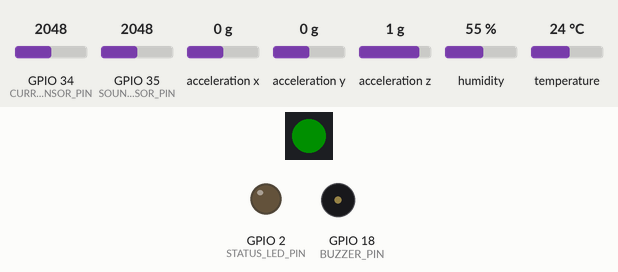
Recording of a sketch running on a simulated ESP32. Parts: 1 RGB LEDs in strip order, left to right, output pins drawn as LEDs (lit = HIGH), buzzer (waves = sounding, pin HIGH). Inputs (shaded band) come from the test bench; at power-on: GPIO 34 (CURRENT_SENSOR_PIN) = 2048, GPIO 35 (SOUND_SENSOR_PIN) = 2048, acceleration x 0 g, acceleration y 0 g, acceleration z 1 g, humidity 55 %, temperature 24 °C (analog values on the 0–4095 scale). Dim RGB values are drawn brighter than linear; WiFi joins after 1.5 s; servers stay silent unless stated; random numbers use the default seed unless the sketch sets one; no MQTT or app messages arrive unless stated; what the sketch prints to the serial monitor is not drawn.

Above: at 4.2 s.
4.3 s: GPIO 34 (CURRENT_SENSOR_PIN) set to 632
6.4 s: GPIO 34 (CURRENT_SENSOR_PIN) set to 529
At 7.6 s:
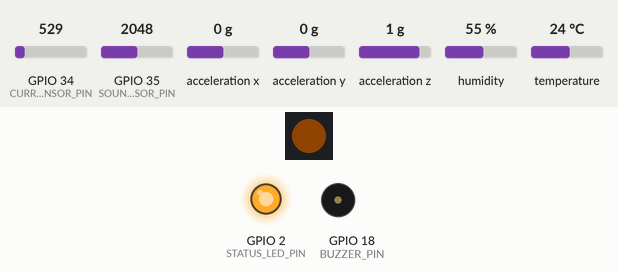
8.7 s: GPIO 34 (CURRENT_SENSOR_PIN) set to 1228
At 10.4 s:
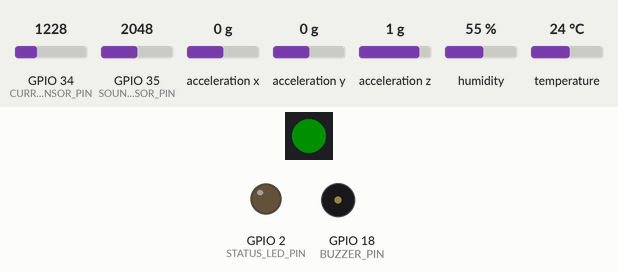
10.7 s: GPIO 34 (CURRENT_SENSOR_PIN) set to 122
At 11.9 s:
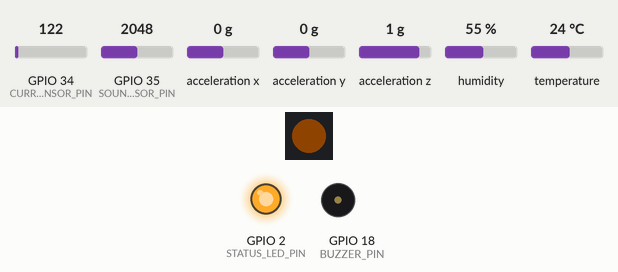
Timing chart, 0 to 13.7 s (numbered marks = the images above; inputs shaded):
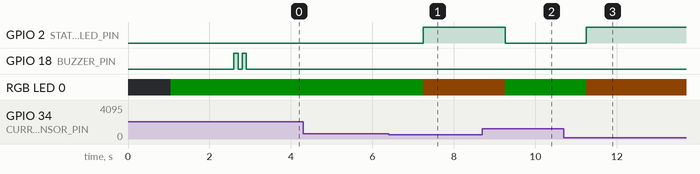

Measured:
- the behaviour switches between 574 and 573 on GPIO 34 (CURRENT_SENSOR_PIN) (found by bisection; images 0 and 1)
- after the input at 4.3 s, every drawn part: stays the same
- after the input at 6.4 s, GPIO 2 (STATUS_LED_PIN): LOW → HIGH after 0.85 s; RGB LED 0: RGB(0, 15, 0) → RGB(15, 7, 0) after 0.85 s
- after the input at 8.7 s, GPIO 2 (STATUS_LED_PIN): HIGH → LOW after 0.56 s; RGB LED 0: RGB(15, 7, 0) → RGB(0, 15, 0) after 0.56 s
- after the input at 10.7 s, GPIO 2 (STATUS_LED_PIN): LOW → HIGH after 0.55 s; RGB LED 0: RGB(0, 15, 0) → RGB(15, 7, 0) after 0.55 s

The sketch:

main.ino
```cpp
/*
 * ESP32 Digital Twin Industrial Monitor — Firmware
 * ═══════════════════════════════════════════════════════════════════════
 * Author      : Kushagra Bansal — Project Lab India
 * GitHub      : github.com/kushagrabansal-IOT
 * Repository  : ESP32-Digital-Twin-Industrial-Monitor
 *
 * Description :
 *   Industrial-grade firmware for ESP32 that continuously reads multi-sensor
 *   data from a physical machine and publishes JSON telemetry to an MQTT
 *   broker every 2 seconds. A Python Digital Twin Engine subscribes to this
 *   stream, maintains a real-time virtual replica of the physical machine,
 *   detects anomalies, and exposes REST + WebSocket APIs for dashboards.
 *
 * Hardware Required:
 *   • ESP32 DevKit V1 (any 38-pin or 30-pin variant)
 *   • ADXL345 3-axis accelerometer   → I2C: SDA=GPIO21, SCL=GPIO22
 *   • DHT22 temperature/humidity     → GPIO4
 *   • ACS712-30A current sensor      → GPIO34 (ADC1_CH6)
 *   • Sound level sensor (MAX4466)   → GPIO35 (ADC1_CH7)
 *   • WS2812B RGB LED (status)       → GPIO5
 *   • Active buzzer                  → GPIO18
 *
 * Libraries (install via Arduino IDE Library Manager):
 *   • PubSubClient v2.8.0            (MQTT)
 *   • ArduinoJson v6.21.3            (JSON serialisation)
 *   • Adafruit ADXL345 v1.3.2        (accelerometer)
 *   • DHT sensor library v1.4.4      (temperature/humidity)
 *   • Adafruit NeoPixel v1.11.0      (RGB LED)
 *
 * MQTT Topics Published:
 *   dt/machine/PLI-M001/telemetry    → full sensor JSON every 2s
 *   dt/machine/PLI-M001/heartbeat   → device health every 30s
 *   dt/machine/PLI-M001/alert       → anomaly alert (on detection)
 *
 * MQTT Topics Subscribed:
 *   dt/machine/PLI-M001/command     → commands from Digital Twin Engine
 *
 * Commands:
 *   git clone https://github.com/kushagrabansal-IOT/ESP32-Digital-Twin-Industrial-Monitor
 *   Open firmware/main.ino in Arduino IDE
 *   Set WIFI_SSID, WIFI_PASSWORD, MQTT_SERVER below
 *   Board: ESP32 Dev Module | Flash: 4MB | Upload Speed: 921600
 *   Upload → Open Serial Monitor @ 115200 baud
 * ═══════════════════════════════════════════════════════════════════════
 */

#include <WiFi.h>
#include <PubSubClient.h>
#include <ArduinoJson.h>
#include <Wire.h>
#include <Adafruit_ADXL345_U.h>
#include <DHT.h>
#include <Adafruit_NeoPixel.h>

// ── CONFIGURATION ──────────────────────────────────────────────────────
#define WIFI_SSID           "YOUR_WIFI_SSID"
#define WIFI_PASSWORD       "YOUR_WIFI_PASSWORD"
#define MQTT_SERVER         "192.168.1.100"     // IP of Raspberry Pi / server
#define MQTT_PORT           1883
#define MQTT_USER           ""                  // Leave empty if no auth
#define MQTT_PASS           ""
#define MACHINE_ID          "PLI-M001"
#define FIRMWARE_VERSION    "1.2.0"

// ── PIN DEFINITIONS ────────────────────────────────────────────────────
#define DHT_PIN             4
#define DHT_TYPE            DHT22
#define CURRENT_SENSOR_PIN  34
#define SOUND_SENSOR_PIN    35
#define LED_PIN             5
#define LED_COUNT           1
#define BUZZER_PIN          18
#define STATUS_LED_PIN      2     // Built-in LED

// ── MQTT TOPICS ────────────────────────────────────────────────────────
const char* TOPIC_TELEMETRY  = "dt/machine/PLI-M001/telemetry";
const char* TOPIC_HEARTBEAT  = "dt/machine/PLI-M001/heartbeat";
const char* TOPIC_ALERT      = "dt/machine/PLI-M001/alert";
const char* TOPIC_COMMAND    = "dt/machine/PLI-M001/command";

// ── THRESHOLDS (calibrate per machine) ─────────────────────────────────
const float TEMP_MAX         = 80.0;    // °C — critical overheat
const float TEMP_WARN        = 65.0;    // °C — warning
const float VIBRATION_MAX    = 3.0;     // g  — critical vibration
const float VIBRATION_WARN   = 1.8;     // g  — warning
const float CURRENT_MAX      = 25.0;    // A  — overload
const float CURRENT_WARN     = 18.0;    // A  — warning
const float HUMIDITY_MAX     = 90.0;    // %  — condensation risk
const unsigned long TELEMETRY_INTERVAL  = 2000;   // ms
const unsigned long HEARTBEAT_INTERVAL  = 30000;  // ms

// ── OBJECTS ────────────────────────────────────────────────────────────
WiFiClient          wifi_client;
PubSubClient        mqtt(wifi_client);
Adafruit_ADXL345_Unified accel(12345);
DHT                 dht(DHT_PIN, DHT_TYPE);
Adafruit_NeoPixel   status_led(LED_COUNT, LED_PIN, NEO_GRB + NEO_KHZ800);

// ── STATE ──────────────────────────────────────────────────────────────
unsigned long last_telemetry  = 0;
unsigned long last_heartbeat  = 0;
unsigned long boot_time       = 0;
uint32_t      publish_count   = 0;
bool          accel_ok        = false;
bool          dht_ok          = false;

// ── SENSOR READINGS STRUCT ─────────────────────────────────────────────
struct SensorReading {
  float temperature;
  float humidity;
  float vibration_rms;
  float current_a;
  float sound_db;
  float accel_x, accel_y, accel_z;
  int   alert_level;         // 0=OK, 1=WARNING, 2=CRITICAL
  char  alert_reason[64];
};

// ── FUNCTION PROTOTYPES ─────────────────────────────────────────────────
void connect_wifi();
void connect_mqtt();
void on_mqtt_message(char* topic, byte* payload, unsigned int length);
SensorReading read_all_sensors();
float read_current_amps();
float read_sound_db();
float calculate_vibration_rms(int samples);
int   evaluate_alert(SensorReading& r);
void  publish_telemetry(SensorReading& r);
void  publish_heartbeat();
void  publish_alert(SensorReading& r);
void  set_status_led(int alert_level);
void  beep(int times, int duration_ms);

// ─────────────────────────────────────────────────────────────────────────
// SETUP
// ─────────────────────────────────────────────────────────────────────────
void setup() {
  Serial.begin(115200);
  delay(1000);

  Serial.println("\n╔══════════════════════════════════════════════╗");
  Serial.println("║  ESP32 Digital Twin Industrial Monitor        ║");
  Serial.println("║  Project Lab India | Kushagra Bansal          ║");
  Serial.println("╚══════════════════════════════════════════════╝");
  Serial.printf("  Machine ID      : %s\n", MACHINE_ID);
  Serial.printf("  Firmware        : v%s\n", FIRMWARE_VERSION);

  // GPIO setup
  pinMode(BUZZER_PIN, OUTPUT);
  pinMode(STATUS_LED_PIN, OUTPUT);
  digitalWrite(BUZZER_PIN, LOW);

  // NeoPixel
  status_led.begin();
  status_led.setBrightness(80);
  set_status_led(0);

  // DHT22
  dht.begin();
  dht_ok = !isnan(dht.readTemperature());
  Serial.printf("  DHT22           : %s\n", dht_ok ? "✓ OK" : "✗ FAIL");

  // ADXL345
  if (accel.begin()) {
    accel_ok = true;
    accel.setRange(ADXL345_RANGE_4_G);
    accel.setDataRate(ADXL345_DATARATE_100_HZ);
    Serial.println("  ADXL345         : ✓ OK (±4g, 100Hz)");
  } else {
    Serial.println("  ADXL345         : ✗ FAIL — check wiring");
  }

  // ADC
  analogReadResolution(12);
  analogSetAttenuation(ADC_11db);
  Serial.println("  ADC (Current)   : ✓ 12-bit, 11dB");

  connect_wifi();
  mqtt.setServer(MQTT_SERVER, MQTT_PORT);
  mqtt.setCallback(on_mqtt_message);
  mqtt.setBufferSize(1024);
  connect_mqtt();

  boot_time = millis();
  beep(2, 100);
  Serial.println("\n  ✅ All systems GO — publishing telemetry...\n");
}

// ─────────────────────────────────────────────────────────────────────────
// LOOP
// ─────────────────────────────────────────────────────────────────────────
void loop() {
  if (!mqtt.connected()) connect_mqtt();
  mqtt.loop();

  unsigned long now = millis();

  // Telemetry every 2 seconds
  if (now - last_telemetry >= TELEMETRY_INTERVAL) {
    last_telemetry = now;
    SensorReading reading = read_all_sensors();
    evaluate_alert(reading);
    publish_telemetry(reading);
    set_status_led(reading.alert_level);

    if (reading.alert_level == 2) {
      publish_alert(reading);
      beep(3, 150);
    }
  }

  // Heartbeat every 30 seconds
  if (now - last_heartbeat >= HEARTBEAT_INTERVAL) {
    last_heartbeat = now;
    publish_heartbeat();
  }
}

// ─────────────────────────────────────────────────────────────────────────
// SENSOR READING
// ─────────────────────────────────────────────────────────────────────────
SensorReading read_all_sensors() {
  SensorReading r;
  memset(&r, 0, sizeof(r));

  // DHT22 — temperature and humidity
  r.temperature = dht.readTemperature();
  r.humidity    = dht.readHumidity();
  if (isnan(r.temperature)) r.temperature = -999;
  if (isnan(r.humidity))    r.humidity    = -999;

  // ADXL345 — vibration RMS
  r.vibration_rms = calculate_vibration_rms(50);
  if (accel_ok) {
    sensors_event_t event;
    accel.getEvent(&event);
    r.accel_x = event.acceleration.x;
    r.accel_y = event.acceleration.y;
    r.accel_z = event.acceleration.z;
  }

  // ACS712 — current draw
  r.current_a = read_current_amps();

  // MAX4466 — ambient sound level
  r.sound_db = read_sound_db();

  return r;
}

float calculate_vibration_rms(int samples) {
  if (!accel_ok) return 0.0;
  float sum_sq = 0;
  for (int i = 0; i < samples; i++) {
    sensors_event_t event;
    accel.getEvent(&event);
    float mag = sqrt(event.acceleration.x * event.acceleration.x +
                     event.acceleration.y * event.acceleration.y +
                     event.acceleration.z * event.acceleration.z) - 9.81;
    sum_sq += mag * mag;
    delayMicroseconds(500);  // 2kHz sampling → RMS window ≈ 25ms
  }
  return sqrt(sum_sq / samples) / 9.81;  // normalise to g
}

float read_current_amps() {
  // ACS712-30A: sensitivity = 66mV/A, Vref = VCC/2 = 1.65V at 3.3V supply
  const int SAMPLES = 500;
  float sum = 0;
  for (int i = 0; i < SAMPLES; i++) {
    float v = analogRead(CURRENT_SENSOR_PIN) * (3.3 / 4095.0);
    float i_raw = (v - 1.65) / 0.066;  // ACS712-30A: 66mV/A
    sum += i_raw * i_raw;
    delayMicroseconds(100);
  }
  return sqrt(sum / SAMPLES);  // RMS current
}

float read_sound_db() {
  const int SAMPLES = 200;
  float sum = 0;
  for (int i = 0; i < SAMPLES; i++) {
    float v = analogRead(SOUND_SENSOR_PIN) * (3.3 / 4095.0);
    sum += v * v;
    delayMicroseconds(200);
  }
  float vrms = sqrt(sum / SAMPLES);
  // Convert Vrms → dB SPL (approximate, sensor-dependent calibration)
  float db = 20.0 * log10(vrms / 0.006) + 94.0;
  return constrain(db, 30.0, 120.0);
}

// ─────────────────────────────────────────────────────────────────────────
// ALERT EVALUATION
// ─────────────────────────────────────────────────────────────────────────
int evaluate_alert(SensorReading& r) {
  r.alert_level = 0;
  strcpy(r.alert_reason, "NORMAL");

  if (r.temperature  >= TEMP_MAX  || r.vibration_rms >= VIBRATION_MAX || r.current_a >= CURRENT_MAX) {
    r.alert_level = 2;
    if (r.temperature  >= TEMP_MAX)     snprintf(r.alert_reason, 64, "CRITICAL_OVERHEAT:%.1f°C",    r.temperature);
    if (r.vibration_rms >= VIBRATION_MAX) snprintf(r.alert_reason, 64, "CRITICAL_VIBRATION:%.2fg",  r.vibration_rms);
    if (r.current_a    >= CURRENT_MAX)  snprintf(r.alert_reason, 64, "CRITICAL_OVERCURRENT:%.1fA",  r.current_a);
  } else if (r.temperature  >= TEMP_WARN || r.vibration_rms >= VIBRATION_WARN || r.current_a >= CURRENT_WARN) {
    r.alert_level = 1;
    if (r.temperature  >= TEMP_WARN)    snprintf(r.alert_reason, 64, "WARN_TEMP:%.1f°C",    r.temperature);
    if (r.vibration_rms >= VIBRATION_WARN) snprintf(r.alert_reason, 64, "WARN_VIBRATION:%.2fg", r.vibration_rms);
    if (r.current_a    >= CURRENT_WARN) snprintf(r.alert_reason, 64, "WARN_CURRENT:%.1fA",  r.current_a);
  }
  return r.alert_level;
}

// ─────────────────────────────────────────────────────────────────────────
// MQTT PUBLISH
// ─────────────────────────────────────────────────────────────────────────
void publish_telemetry(SensorReading& r) {
  StaticJsonDocument<512> doc;
  doc["machine_id"]     = MACHINE_ID;
  doc["firmware"]       = FIRMWARE_VERSION;
  doc["ts"]             = millis();
  doc["publish_count"]  = ++publish_count;

  JsonObject sensors = doc.createNestedObject("sensors");
  sensors["temperature_c"]   = round(r.temperature * 10.0) / 10.0;
  sensors["humidity_pct"]    = round(r.humidity * 10.0) / 10.0;
  sensors["vibration_g_rms"] = round(r.vibration_rms * 1000.0) / 1000.0;
  sensors["current_a"]       = round(r.current_a * 100.0) / 100.0;
  sensors["sound_db"]        = round(r.sound_db * 10.0) / 10.0;
  sensors["accel_x"]         = round(r.accel_x * 1000.0) / 1000.0;
  sensors["accel_y"]         = round(r.accel_y * 1000.0) / 1000.0;
  sensors["accel_z"]         = round(r.accel_z * 1000.0) / 1000.0;

  doc["alert_level"]    = r.alert_level;
  doc["alert_reason"]   = r.alert_reason;
  doc["wifi_rssi_dbm"]  = WiFi.RSSI();

  char buf[512];
  serializeJson(doc, buf);
  mqtt.publish(TOPIC_TELEMETRY, buf, true);  // retain=true

  Serial.printf("  [T+%lus] TEMP=%.1f°C VIB=%.3fg CUR=%.1fA SOUND=%.1fdB ALERT=%d\n",
    millis()/1000, r.temperature, r.vibration_rms, r.current_a, r.sound_db, r.alert_level);
}

void publish_heartbeat() {
  StaticJsonDocument<256> doc;
  doc["machine_id"]      = MACHINE_ID;
  doc["uptime_sec"]      = (millis() - boot_time) / 1000;
  doc["free_heap_bytes"] = ESP.getFreeHeap();
  doc["wifi_rssi_dbm"]   = WiFi.RSSI();
  doc["publish_count"]   = publish_count;
  doc["dht_ok"]          = dht_ok;
  doc["accel_ok"]        = accel_ok;
  doc["firmware"]        = FIRMWARE_VERSION;

  char buf[256];
  serializeJson(doc, buf);
  mqtt.publish(TOPIC_HEARTBEAT, buf, false);
  Serial.printf("  [HEARTBEAT] uptime=%lus heap=%u\n",
    (millis() - boot_time)/1000, ESP.getFreeHeap());
}

void publish_alert(SensorReading& r) {
  StaticJsonDocument<256> doc;
  doc["machine_id"]   = MACHINE_ID;
  doc["alert_level"]  = r.alert_level;
  doc["reason"]       = r.alert_reason;
  doc["temperature"]  = r.temperature;
  doc["vibration"]    = r.vibration_rms;
  doc["current"]      = r.current_a;
  doc["ts"]           = millis();

  char buf[256];
  serializeJson(doc, buf);
  mqtt.publish(TOPIC_ALERT, buf, false);
  Serial.printf("  🚨 ALERT published: %s\n", r.alert_reason);
}

// ─────────────────────────────────────────────────────────────────────────
// MQTT COMMAND HANDLER
// ─────────────────────────────────────────────────────────────────────────
void on_mqtt_message(char* topic, byte* payload, unsigned int length) {
  char msg[256]; length = min(length, (unsigned int)255);
  memcpy(msg, payload, length); msg[length] = '\0';

  StaticJsonDocument<256> doc;
  if (deserializeJson(doc, msg) != DeserializationError::Ok) return;

  const char* cmd = doc["cmd"];
  if (!cmd) return;

  if (strcmp(cmd, "set_threshold") == 0) {
    Serial.printf("  [CMD] set_threshold received — implement per deployment\n");
  } else if (strcmp(cmd, "reboot") == 0) {
    Serial.println("  [CMD] Rebooting in 2s...");
    delay(2000); ESP.restart();
  } else if (strcmp(cmd, "led_test") == 0) {
    for (int i = 0; i < 3; i++) {
      set_status_led(i); delay(500);
    }
    set_status_led(0);
  } else if (strcmp(cmd, "beep") == 0) {
    beep(3, 200);
  }
}

// ─────────────────────────────────────────────────────────────────────────
// CONNECTIVITY
// ─────────────────────────────────────────────────────────────────────────
void connect_wifi() {
  Serial.printf("\n  Connecting to WiFi: %s ", WIFI_SSID);
  WiFi.mode(WIFI_STA);
  WiFi.begin(WIFI_SSID, WIFI_PASSWORD);
  int tries = 0;
  while (WiFi.status() != WL_CONNECTED && tries < 30) {
    delay(500); Serial.print("."); tries++;
  }
  if (WiFi.status() == WL_CONNECTED) {
    Serial.printf("\n  ✅ WiFi OK | IP: %s | RSSI: %d dBm\n",
      WiFi.localIP().toString().c_str(), WiFi.RSSI());
  } else {
    Serial.println("\n  ❌ WiFi FAILED — continuing offline");
  }
}

void connect_mqtt() {
  int tries = 0;
  while (!mqtt.connected() && tries < 5) {
    Serial.printf("  MQTT connecting to %s:%d ...", MQTT_SERVER, MQTT_PORT);
    String client_id = String("esp32-dt-") + MACHINE_ID + "-" + String(random(0xffff), HEX);
    bool ok = strlen(MQTT_USER) > 0
      ? mqtt.connect(client_id.c_str(), MQTT_USER, MQTT_PASS)
      : mqtt.connect(client_id.c_str());
    if (ok) {
      mqtt.subscribe(TOPIC_COMMAND);
      Serial.println(" ✅ connected");
      return;
    }
    Serial.printf(" ❌ rc=%d — retry in 3s\n", mqtt.state());
    delay(3000); tries++;
  }
}

// ─────────────────────────────────────────────────────────────────────────
// UTILITIES
// ─────────────────────────────────────────────────────────────────────────
void set_status_led(int alert_level) {
  switch (alert_level) {
    case 0: status_led.setPixelColor(0, status_led.Color(0, 50, 0));   break; // green  = OK
    case 1: status_led.setPixelColor(0, status_led.Color(50, 25, 0));  break; // orange = warning
    case 2: status_led.setPixelColor(0, status_led.Color(50, 0, 0));   break; // red    = critical
  }
  status_led.show();
  digitalWrite(STATUS_LED_PIN, alert_level == 0 ? LOW : HIGH);
}

void beep(int times, int duration_ms) {
  for (int i = 0; i < times; i++) {
    digitalWrite(BUZZER_PIN, HIGH); delay(duration_ms);
    digitalWrite(BUZZER_PIN, LOW);  delay(duration_ms);
  }
}
```
